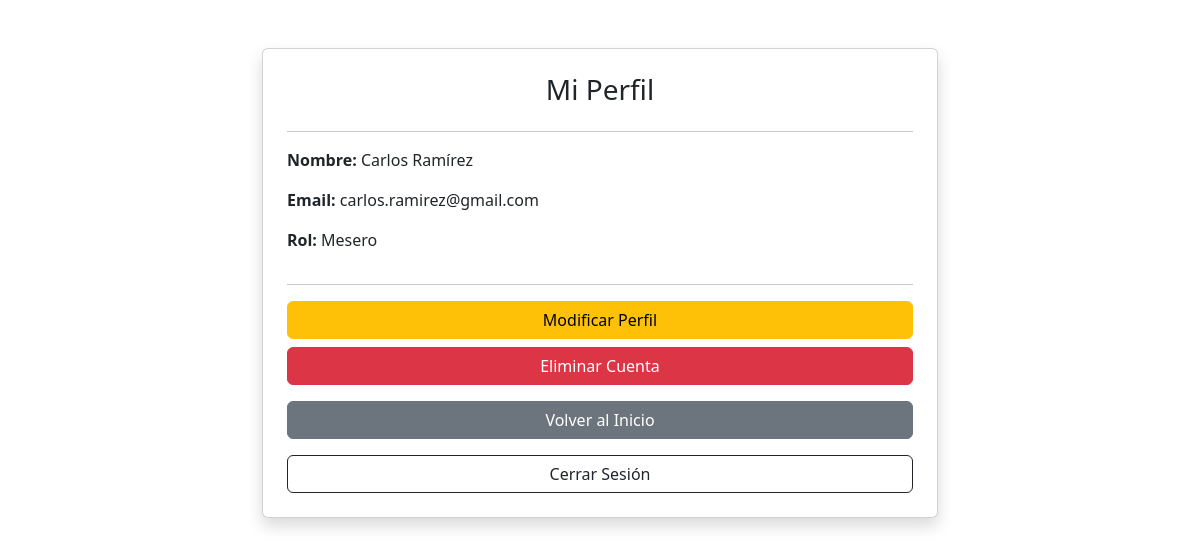
/perfil_usuario.php (signed in), run on the app's committed database.
### tables this page shows
CREATE TABLE `usuarios` (
  `id_usuarios` int(10) NOT NULL,
  `nombre_usuario` varchar(50) NOT NULL,
  `password` varchar(100) NOT NULL,
  `email` varchar(100) NOT NULL,
  `activo` tinyint(1) NOT NULL,
  `id_rol` int(10) NOT NULL
);

CREATE TABLE `roles` (
  `id_rol` int(10) NOT NULL,
  `nombre_rol` varchar(50) NOT NULL,
  `descripción` varchar(100) NOT NULL
);

### perfil_usuario.php (the view, shortened to what this page needs)
<?php
$conexion = new mysqli("localhost", "root", "", "restaurante");
$id_usuario = $_SESSION["user_id"];
$sql = "SELECT u.nombre_usuario, u.email, r.nombre_rol
        FROM usuarios u
        LEFT JOIN roles r ON u.id_rol = r.id_rol
        WHERE u.id_usuarios = ?
        LIMIT 1";
$stmt = $conexion->prepare($sql);
$stmt->bind_param("i", $id_usuario);
$stmt->execute();
$result = $stmt->get_result();
$usuario = $result->fetch_assoc();
?>
<!DOCTYPE html>
<html lang="es">
<head>
    <link href="https://cdn.jsdelivr.net/npm/bootstrap@5.3.3/dist/css/bootstrap.min.css" rel="stylesheet">
</head>
<body>
<div class="container mt-5" style="max-width: 700px;">
    <div class="card p-4 shadow">
        <h3 class="text-center">Mi Perfil</h3>
        <hr>
        <p><strong>Nombre:</strong> <?= htmlspecialchars($usuario["nombre_usuario"]) ?></p>
        <p><strong>Email:</strong> <?= htmlspecialchars($usuario["email"]) ?></p>
        <p><strong>Rol:</strong> <?= htmlspecialchars($usuario["nombre_rol"]) ?></p>
        <hr>
        <a href="modificar_usuario.php" class="btn btn-warning w-100 mb-2">Modificar Perfil</a>
        <a href="eliminar_usuario.php" class="btn btn-danger w-100 mb-2"
           onclick="return confirm('¿Seguro que deseas eliminar tu cuenta? ¡Esta acción es irreversible!');">
            Eliminar Cuenta
        </a>
        <?php if ($_SESSION["user_role"] == 1): ?>
            <a href="dashboard.php" class="btn btn-secondary w-100 mt-2">Volver al Inicio</a>
        <?php else: ?>
            <a href="portal_trabajador.php" class="btn btn-secondary w-100 mt-2">Volver al Inicio</a>
        <?php endif; ?>
        <a href="logout.php" class="btn btn-outline-dark w-100 mt-3">Cerrar Sesión</a>
    </div>
</div>
</body>
</html>

### data on the page
usuarios: nombre_usuario "Carlos Ramírez", email "carlos.ramirez@gmail.com", id_rol.nombre_rol "Mesero"
